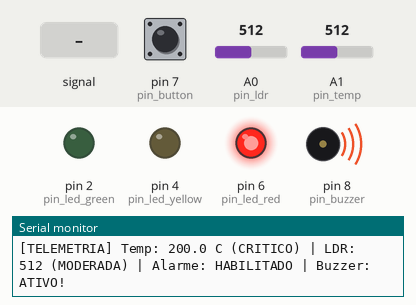
A program run on a simulated Arduino Uno, built with avr-gcc and run on an emulated ATmega328P. Parts: output pins drawn as LEDs (lit = HIGH), buzzer (waves = sounding), the last lines printed to the serial monitor. The test bench sets the inputs (shaded band); at power-on: A1 (pin_temp) = 512, A0 (pin_ldr) = 512, pin 7 (pin_button) HIGH.

Above: at 1.3 s.
1.4 s: A1 (pin_temp) fed a 200 Hz sine of ±460 counts around its level
At 2.8 s:
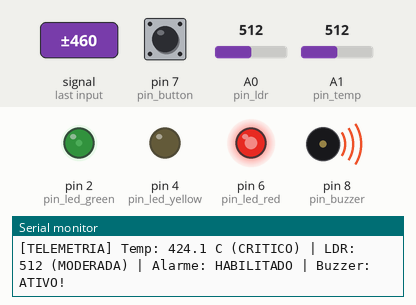
4.4 s: A1 (pin_temp) set to 122
At 5.1 s:
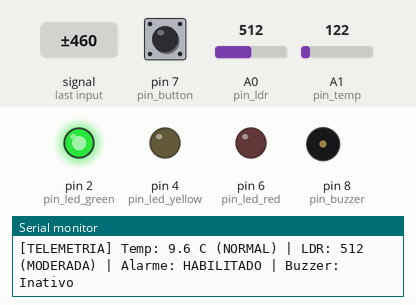
5.9 s: A0 (pin_ldr) set to 315
7.4 s: A0 (pin_ldr) set to 282
At 7.8 s:
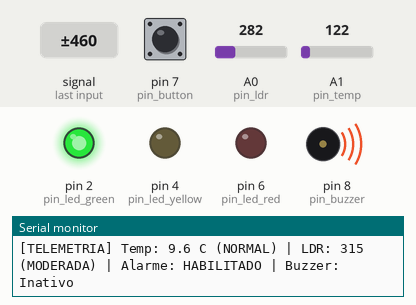
8.9 s: A1 (pin_temp) set to 154
At 10.1 s:
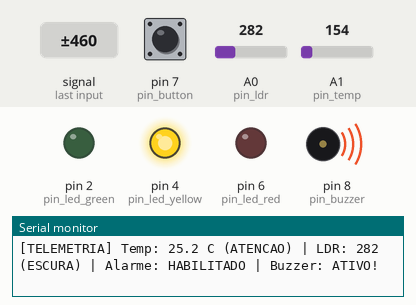
10.4 s: pin 7 (pin_button) pulled LOW for 0.15 s
At 11.2 s:
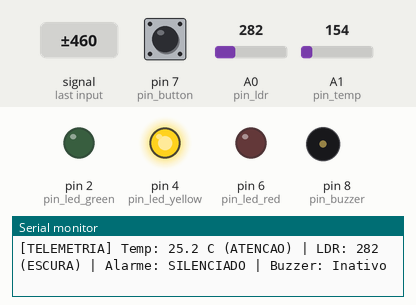
Timing chart, 0 to 13.0 s (numbered marks = the images above; inputs shaded):
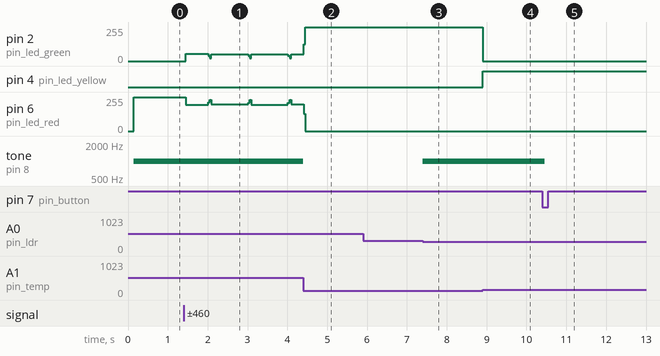

The program:

main.cpp
```cpp
/*
 * Sistema de Monitoramento Ambiental com Arduino Uno
 *
 * Descrição do Projeto:
 * Firmware para monitoramento contínuo de temperatura e luminosidade em uma sala de equipamentos críticos.
 * O sistema avalia as condições ambientais em tempo real, aciona sinalizações visuais e sonoras conforme faixas
 * pré-definidas e transmite dados de telemetria periodicamente via porta serial.
 *
 * Regras de Negócio e Comportamento Operacional:
 * 1. Temperatura:
 *    - Até 25.0 °C: Operação normal (LED verde ligado).
 *    - Acima de 25.0 °C até 30.0 °C: Estado de atenção (LED amarelo ligado).
 *    - Acima de 30.0 °C até 35.0 °C: Aproximação crítica com brilho gradativo do LED vermelho via PWM (30 a 255).
 *    - Acima de 35.0 °C: Estado crítico (LED vermelho em 100% de brilho).
 * 2. Luminosidade:
 *    - Classificada em Clara, Moderada ou Escura.
 *    - A condição escura indica falha de iluminação ou acesso irregular à sala, gerando condição de alarme.
 * 3. Alarme Sonoro (Buzzer):
 *    - Disparado se a temperatura for superior a 35.0 °C OU se o ambiente estiver no escuro.
 *    - O botão permite ao operador habilitar ou desabilitar o alarme sonoro (função silenciador).
 * 4. Compatibilidade:
 *    - Suporte transparente aos simuladores Wokwi e Tinkercad, com opções para NTC ou TMP36 e circuitos divisores de
 * tensão em modo Pull-Up ou Pull-Down para o LDR.
 */

#include <Arduino.h>
#include <math.h>

// Seleção da plataforma de simulação (Tinkercad vs. Wokwi)
// Descomente apenas UMA das opções abaixo:
#define SIMULATOR_TINKERCAD  // Ativa: Sensor TMP36 + LDR em modo Pull-Down (Padrão no Tinkercad)
// #define SIMULATOR_WOKWI      // Ativa: Sensor NTC + LDR em modo Pull-Up (Padrão no Wokwi)

// Configurações dos sensores e compatibilidade de hardware via pré-processador para o Tinkercad:
#ifdef SIMULATOR_TINKERCAD

// - Sensor linear TMP36 no pino A1 (500 mV offset e 10 mV/°C)
constexpr bool use_ntc_sensor = false;

// - Divisor de tensão em modo Pull-Down: 5V -> LDR -> A0 -> Resistor 10k -> GND
//   No escuro, a resistência do LDR aumenta e a tensão em A0 cai (ADC baixo).
constexpr bool ldr_pullup_mode = false;

// Limiares de luminosidade para o modo Pull-Down do LDR (Tinkercad):
constexpr int light_threshold_dark = 300;   // Leitura analógica < 300 indica ambiente escuro
constexpr int light_threshold_clear = 700;  // Leitura analógica > 700 indica ambiente claro

// Configurações dos sensores e compatibilidade de hardware via pré-processador para o Wokwi:
#elif defined(SIMULATOR_WOKWI)

// - Termistor NTC no pino A1 (utiliza a Equação do Parâmetro Beta de Steinhart-Hart)
constexpr bool use_ntc_sensor = true;

// - Módulo LDR com circuito Pull-Up: 5V -> Resistor 10k -> A0 -> LDR -> GND
//   No escuro, a resistência do LDR aumenta e a tensão em A0 sobe (ADC alto).
constexpr bool ldr_pullup_mode = true;

// Limiares de luminosidade para o modo Pull-Up do LDR (Wokwi):
constexpr int light_threshold_dark = 700;   // Leitura analógica > 700 indica ambiente escuro
constexpr int light_threshold_clear = 300;  // Leitura analógica < 300 indica ambiente claro

#else
#error "Defina SIMULATOR_TINKERCAD ou SIMULATOR_WOKWI no início do código!"
#endif

namespace {
// Mapeamento de pinos do hardware
constexpr uint8_t pin_ldr = A0;        // Entrada analógica: sensor de luz (LDR)
constexpr uint8_t pin_temp = A1;       // Entrada analógica: sensor de temperatura (TMP36 ou NTC)
constexpr uint8_t pin_button = 7;      // Entrada digital: botão de controle com pull-up interno
constexpr uint8_t pin_led_green = 2;   // Saída digital: LED verde (condição normal)
constexpr uint8_t pin_led_yellow = 4;  // Saída digital: LED amarelo (estado de atenção)
constexpr uint8_t pin_led_red = 6;     // Saída PWM: LED vermelho (aproximação crítica e alerta)
constexpr uint8_t pin_buzzer = 8;      // Saída digital: buzzer piezoelétrico

// Parâmetros do conversor analógico-digital (ADC do ATmega328P de 10 bits):
constexpr float vref_voltage = 5.0F;              // Tensão de referência do ADC (5.0 V)
constexpr float adc_resolution_counts = 1024.0F;  // Resolução de 10 bits (2^10 = 1024 níveis)
constexpr int adc_raw_min = 0;                    // Leitura mínima do ADC
constexpr int adc_raw_max = 1023;                 // Leitura máxima do ADC (1023)

// Parâmetros do sensor de temperatura linear TMP36:
constexpr float tmp36_offset_voltage = 0.5F;  // Tensão de offset a 0 °C (500 mV)
constexpr float tmp36_scale_factor = 100.0F;  // Fator de escala inverso: 10 mV/°C -> 100 °C/V

// Parâmetros do termistor NTC para a Equação de Steinhart-Hart / Parâmetro Beta (B3950):
// R0 = 10 kOhm a 25 °C (298.15 K)
constexpr float ntc_beta = 3950.0F;
constexpr float ntc_t0_kelvin = 298.15F;
constexpr float absolute_zero_celsius = 273.15F;
constexpr float ntc_max_temp_c = 125.0F;  // Limite físico de saturação do NTC (curto-circuito)
constexpr float ntc_min_temp_c = -40.0F;  // Limite físico de saturação do NTC (circuito aberto)

// Limiares operacionais de temperatura (°C)
constexpr float temp_threshold_normal = 25.0F;    // Normal: <= 25.0 °C
constexpr float temp_threshold_approach = 30.0F;  // Atenção intermediária: > 25.0 °C até 30.0 °C
constexpr float temp_threshold_critical = 35.0F;  // Aproximação crítica: > 30.0 °C até 35.0 °C; crítico: > 35.0 °C

// Limites do PWM para o LED vermelho durante a aproximação crítica (acima de 30.0 °C até 35.0 °C)
constexpr uint8_t pwm_off = 0;         // PWM desligado (0% de duty cycle)
constexpr uint8_t pwm_min_duty = 30;   // Valor mínimo para garantir condução e visibilidade do LED
constexpr uint8_t pwm_max_duty = 255;  // Ciclo de trabalho máximo (100% de brilho)

// Temporizações, parâmetros acústicos e comunicação serial
constexpr unsigned long serial_baud_rate = 9600;       // Velocidade da porta serial (9600 bps)
constexpr unsigned long telemetry_interval_ms = 1000;  // Intervalo de transmissão serial (1 segundo)
constexpr unsigned long debounce_delay_ms = 50;        // Janela de estabilização do botão (50 ms)
constexpr unsigned int buzzer_frequency_hz = 1000;     // Frequência do som de alerta no buzzer (Hz)
constexpr uint8_t telemetry_temp_decimals = 1;         // Casas decimais da temperatura na telemetria

// Classificação operacional das faixas de temperatura
enum class TemperatureStatus : uint8_t {
  Normal,            // Até 25.0 °C: operacao normal (LED verde)
  Attention,         // Acima de 25.0 °C até 30.0 °C: atencao intermediaria (LED amarelo)
  CriticalApproach,  // Acima de 30.0 °C até 35.0 °C: aproximação crítica com PWM gradual (LED vermelho)
  Critical,          // Acima de 35.0 °C: estado critico de superaquecimento (LED vermelho 100%)
};

// Classificação operacional dos níveis de luminosidade
enum class LuminosityStatus : uint8_t {
  Dark,      // Ambiente escuro (condicao de intrusao ou falha de iluminacao -> disparo de alarme)
  Moderate,  // Iluminacao moderada (condicao intermediaria)
  Clear,     // Ambiente claro (iluminacao adequada)
};

// Pacote agregado de telemetria para transporte e transmissão serial
struct EnvironmentalTelemetry {
  float temperature_c;
  int raw_ldr;
  TemperatureStatus temp_status;
  LuminosityStatus light_status;
  bool alarm_active;
  bool buzzer_enabled;
};

// Variáveis de estado global do sistema
bool buzzer_enabled = true;
uint8_t last_button_reading = HIGH;
uint8_t stable_button_state = HIGH;
unsigned long last_button_change_ms = 0;
unsigned long last_telemetry_ms = 0;
EnvironmentalTelemetry latest_telemetry = {
    .temperature_c = 0.0F,
    .raw_ldr = 0,
    .temp_status = TemperatureStatus::Normal,
    .light_status = LuminosityStatus::Clear,
    .alarm_active = false,
    .buzzer_enabled = true,
};

// Leitura da temperatura e conversão para Celsius conforme o sensor configurado
float read_temperature_celsius() {
  const int raw_adc = analogRead(pin_temp);

  // Conversão para o sensor linear TMP36:
  // Tensão (V) = ADC * (5.0 / 1024.0)
  // Temperatura (°C) = (Tensão - 0.5) * 100.0
  if (!use_ntc_sensor) {
    constexpr float adc_to_voltage = vref_voltage / adc_resolution_counts;
    const float voltage_v = static_cast<float>(raw_adc) * adc_to_voltage;
    return (voltage_v - tmp36_offset_voltage) * tmp36_scale_factor;
  }

  // Tratamento de limites físicos do termistor NTC (evita saturação e divisões por zero)
  if (raw_adc <= adc_raw_min) {
    return ntc_max_temp_c;
  }
  if (raw_adc >= adc_raw_max) {
    return ntc_min_temp_c;
  }

  // Conversão via Equação do Parâmetro Beta (Steinhart-Hart simplificada)
  const float raw_ratio = static_cast<float>(adc_raw_max) / static_cast<float>(raw_adc);
  const float adc_ratio = 1.0F / (raw_ratio - 1.0F);
  if (adc_ratio <= 0.0F) {
    return ntc_max_temp_c;
  }

  const float log_ratio = logf(adc_ratio);
  const float term_beta = log_ratio / ntc_beta;
  constexpr float term_t0 = 1.0F / ntc_t0_kelvin;
  const float kelvin = 1.0F / (term_beta + term_t0);
  return kelvin - absolute_zero_celsius;
}

// Leitura do canal analógico do divisor de tensão do sensor LDR
int read_luminosity_adc() { return analogRead(pin_ldr); }

// Avalia se a leitura de luminosidade caracteriza ambiente escuro conforme o divisor adotado
bool is_dark_condition(const int raw_adc) {
  if (ldr_pullup_mode) {
    return raw_adc > light_threshold_dark;
  }
  return raw_adc < light_threshold_dark;
}

// Avalia se a leitura de luminosidade caracteriza ambiente claro conforme o divisor adotado
bool is_clear_condition(const int raw_adc) {
  if (ldr_pullup_mode) {
    return raw_adc < light_threshold_clear;
  }
  return raw_adc > light_threshold_clear;
}

// Classifica o estado da temperatura
TemperatureStatus classify_temperature(const float temp_c) {
  if (temp_c <= temp_threshold_normal) {
    return TemperatureStatus::Normal;
  }
  if (temp_c <= temp_threshold_approach) {
    return TemperatureStatus::Attention;
  }
  if (temp_c <= temp_threshold_critical) {
    return TemperatureStatus::CriticalApproach;
  }
  return TemperatureStatus::Critical;
}

// Classifica o nível de luminosidade
LuminosityStatus classify_luminosity(const int raw_adc) {
  if (is_dark_condition(raw_adc)) {
    return LuminosityStatus::Dark;
  }
  if (is_clear_condition(raw_adc)) {
    return LuminosityStatus::Clear;
  }
  return LuminosityStatus::Moderate;
}

// Retorna o rótulo textual do nível de luminosidade para a telemetria serial
const __FlashStringHelper* get_luminosity_label(const LuminosityStatus status) {
  switch (status) {
    case LuminosityStatus::Dark:
      return F("ESCURA");
    case LuminosityStatus::Clear:
      return F("CLARA");
    case LuminosityStatus::Moderate:
      return F("MODERADA");
  }
  return F("INDEFINIDA");
}

// Retorna o rótulo textual da faixa de temperatura para a telemetria serial
const __FlashStringHelper* get_temperature_label(const TemperatureStatus status) {
  switch (status) {
    case TemperatureStatus::Normal:
      return F("NORMAL");
    case TemperatureStatus::Attention:
      return F("ATENCAO");
    case TemperatureStatus::CriticalApproach:
      return F("ATENCAO - APROX. CRÍTICA PWM");
    case TemperatureStatus::Critical:
      return F("CRITICO");
  }
  return F("INDEFINIDO");
}

// Interpolação linear do brilho do LED vermelho via PWM na faixa de aproximação crítica (acima de 30.0 °C até 35.0 °C)
uint8_t calculate_pwm_duty(const float temp_c) {
  if (temp_c <= temp_threshold_approach) {
    return pwm_off;
  }
  if (temp_c >= temp_threshold_critical) {
    return pwm_max_duty;
  }

  const float ratio = (temp_c - temp_threshold_approach) / (temp_threshold_critical - temp_threshold_approach);
  constexpr auto pwm_range = static_cast<float>(pwm_max_duty - pwm_min_duty);
  const float calculated = static_cast<float>(pwm_min_duty) + ratio * pwm_range;
  const int duty = static_cast<int>(calculated);

  if (duty < pwm_min_duty) {
    return pwm_min_duty;
  }
  if (duty > pwm_max_duty) {
    return pwm_max_duty;
  }
  return static_cast<uint8_t>(duty);
}

// Atualização das saídas digitais e PWM dos LEDs de sinalização visual
void update_visual_signaling(const TemperatureStatus status, const float temp_c) {
  switch (status) {
    case TemperatureStatus::Normal:
      digitalWrite(pin_led_green, HIGH);
      digitalWrite(pin_led_yellow, LOW);
      analogWrite(pin_led_red, pwm_off);
      break;

    case TemperatureStatus::Attention:
      digitalWrite(pin_led_green, LOW);
      digitalWrite(pin_led_yellow, HIGH);
      analogWrite(pin_led_red, pwm_off);
      break;

    case TemperatureStatus::CriticalApproach:
      digitalWrite(pin_led_green, LOW);
      digitalWrite(pin_led_yellow, LOW);
      analogWrite(pin_led_red, calculate_pwm_duty(temp_c));
      break;

    case TemperatureStatus::Critical:
      digitalWrite(pin_led_green, LOW);
      digitalWrite(pin_led_yellow, LOW);
      analogWrite(pin_led_red, pwm_max_duty);
      break;
  }
}

// Aciona o buzzer piezoelétrico a 1000 Hz ou silencia a saída
void control_acoustic_alarm(const bool activate) {
  if (activate) {
    tone(pin_buzzer, buzzer_frequency_hz);
    return;
  }
  noTone(pin_buzzer);
}

// Avalia se as condições operacionais caracterizam disparo de alarme (temperatura crítica ou ambiente escuro)
bool is_alarm_triggered(const TemperatureStatus temp_status, const LuminosityStatus light_status) {
  return temp_status == TemperatureStatus::Critical || light_status == LuminosityStatus::Dark;
}

// Filtro de repique mecânico (debounce de 50 ms); detecta exclusivamente o evento de clique (borda de descida)
bool is_button_pressed() {
  const unsigned long current_ms = millis();
  const auto current_reading = static_cast<uint8_t>(digitalRead(pin_button));

  if (current_reading != last_button_reading) {
    last_button_change_ms = current_ms;
    last_button_reading = current_reading;
  }

  if (current_ms - last_button_change_ms <= debounce_delay_ms) {
    return false;
  }

  if (current_reading == stable_button_state) {
    return false;
  }

  stable_button_state = current_reading;
  return stable_button_state == LOW;
}

// Notifica na porta serial a alteração do estado do silenciador do alarme
void notify_buzzer_toggle(const bool enabled) {
  Serial.println();
  Serial.print(F(">>> [INTERFACE DO USUÁRIO] Alarme Sonoro "));
  Serial.println(enabled ? F("HABILITADO <<<") : F("DESABILITADO (SILENCIADO) <<<"));
  Serial.println();
}

// Processa a interação do usuário com o botão de alternância do alarme sonoro
void handle_user_input() {
  if (is_button_pressed()) {
    buzzer_enabled = !buzzer_enabled;
    notify_buzzer_toggle(buzzer_enabled);
  }
}

// Transmissão periódica das informações pela porta serial a partir do pacote de telemetria
void transmit_telemetry(const EnvironmentalTelemetry& telemetry) {
  Serial.print(F("[TELEMETRIA] Temp: "));
  Serial.print(telemetry.temperature_c, telemetry_temp_decimals);
  Serial.print(F(" C ("));
  Serial.print(get_temperature_label(telemetry.temp_status));

  Serial.print(F(") | LDR: "));
  Serial.print(telemetry.raw_ldr);
  Serial.print(F(" ("));
  Serial.print(get_luminosity_label(telemetry.light_status));

  Serial.print(F(") | Alarme: "));
  Serial.print(telemetry.buzzer_enabled ? F("HABILITADO") : F("SILENCIADO"));

  Serial.print(F(" | Buzzer: "));
  Serial.println(telemetry.alarm_active ? F("ATIVO!") : F("Inativo"));
}
}  // namespace

void setup() {
  Serial.begin(serial_baud_rate);
  Serial.println(F("=================================================="));
  Serial.println(F(" SISTEMA DE MONITORAMENTO AMBIENTAL - ARDUINO UNO"));
  Serial.println(F(" Status: Inicializado com Sucesso                "));
  Serial.println(F("=================================================="));

  pinMode(pin_button, INPUT_PULLUP);
  pinMode(pin_led_green, OUTPUT);
  pinMode(pin_led_yellow, OUTPUT);
  pinMode(pin_led_red, OUTPUT);
  pinMode(pin_buzzer, OUTPUT);

  digitalWrite(pin_led_green, LOW);
  digitalWrite(pin_led_yellow, LOW);
  analogWrite(pin_led_red, pwm_off);
  noTone(pin_buzzer);
}

void loop() {
  const unsigned long current_ms = millis();

  // Processamento contínuo da interface do usuário (botão com debounce)
  handle_user_input();

  // Amostragem em tempo real dos sensores físicos
  const float temp_c = read_temperature_celsius();
  const int raw_ldr = read_luminosity_adc();

  // Classificação fortemente tipada dos estados fisicos
  const TemperatureStatus temp_status = classify_temperature(temp_c);
  const LuminosityStatus light_status = classify_luminosity(raw_ldr);

  // Atualização imediata da sinalização visual (LEDs Verde, Amarelo e Vermelho com PWM)
  update_visual_signaling(temp_status, temp_c);

  // Avaliacao continua das regras operacionais do alarme acustico
  const bool alarm_condition = is_alarm_triggered(temp_status, light_status);
  const bool buzzer_active = alarm_condition && buzzer_enabled;

  // Atualização imediata do alarme sonoro (sem atraso)
  control_acoustic_alarm(buzzer_active);

  // Atualização do pacote de telemetria agregada
  latest_telemetry = {
      .temperature_c = temp_c,
      .raw_ldr = raw_ldr,
      .temp_status = temp_status,
      .light_status = light_status,
      .alarm_active = buzzer_active,
      .buzzer_enabled = buzzer_enabled,
  };

  // Transmissão periódica da telemetria serial a cada 1 segundo (1000 ms)
  if (current_ms - last_telemetry_ms >= telemetry_interval_ms) {
    last_telemetry_ms = current_ms;
    transmit_telemetry(latest_telemetry);
  }
}
```

Measured:
- the behaviour switches between 300 and 299 on A0 (pin_ldr) (found by bisection; images 2 and 3)
- the behaviour switches between 153 and 154 on A1 (pin_temp) (found by bisection; images 3 and 4)
- after the input at 4.4 s, tone on pin 8 (pin_buzzer): 1000 Hz → silent at once
- after the input at 7.4 s, tone on pin 8 (pin_buzzer): silent → 1000 Hz at once
- after the input at 8.9 s, pin 2 (pin_led_green): 255/255 → 0/255 at once; pin 4 (pin_led_yellow): LOW → HIGH at once
- after the input at 10.4 s, tone on pin 8 (pin_buzzer): 1000 Hz → silent after 0.06 s
